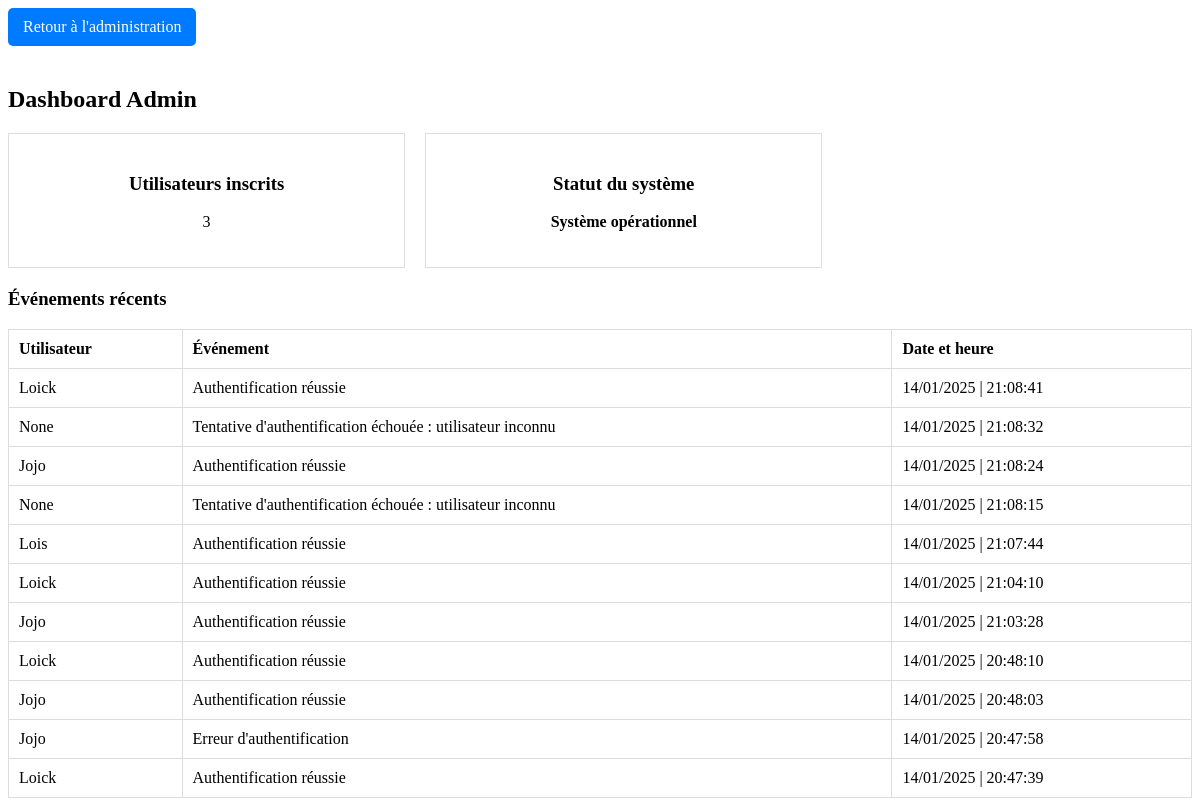
Page /admin/dashboard (signed in) on the earlier database version.
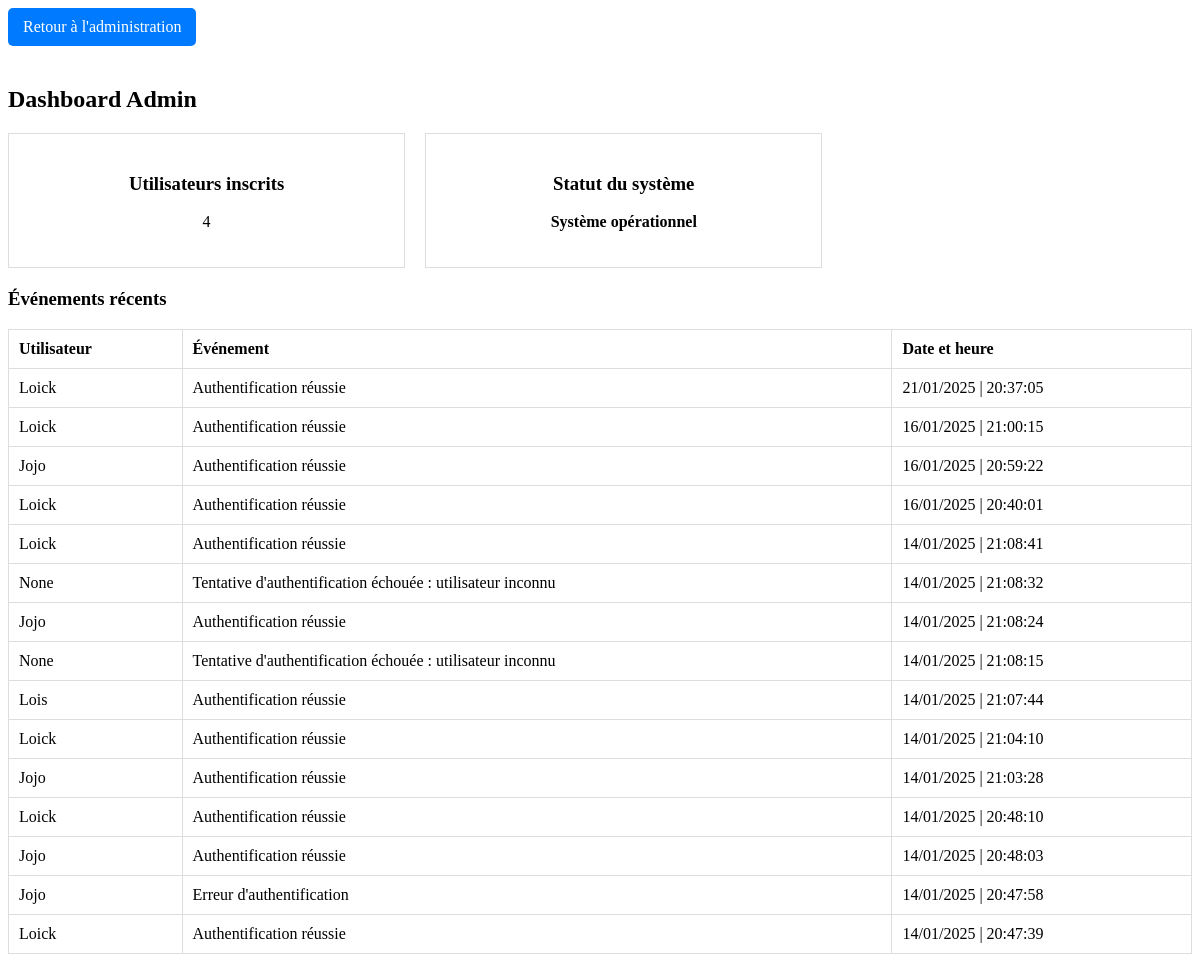
Same page on the later database version.
### tables this page shows
CREATE TABLE events (
        id INTEGER PRIMARY KEY,
        user_id INTEGER,
        event TEXT,
        timestamp TIMESTAMP DEFAULT (DATETIME('now', 'localtime')),
        FOREIGN KEY(user_id) REFERENCES users(id)
    );

CREATE TABLE users (
        id INTEGER PRIMARY KEY, 
        name VARCHAR(255) NOT NULL UNIQUE,
        password VARCHAR(255) NOT NULL,
        role VARCHAR(50) NOT NULL DEFAULT 'user'
    );

### Backend/app.py (the view)
@app.route('/admin/dashboard')
def dashboard():
    if 'role' not in session or session['role'] != 'admin':
        flash("Accès interdit.", 'error')
        return redirect(url_for('login'))
    users_count = get_all_users_count()
    system_status = check_system_status()
    recent_events = get_recent_events()
    return render_template('admin_dashboard.html', users_count=users_count, system_status=system_status, recent_events=recent_events)

### Backend/database.py (called while the page is built)
def get_all_users_count():
    with db.connect() as conn:
        result = conn.execute(text("SELECT COUNT(*) FROM users"))
        return result.scalar()  # Renvoie le nombre d'utilisateurs

def check_system_status():
    try:
        with db.connect() as conn:
            conn.execute(text("SELECT 1"))
        return "Système opérationnel"
    except Exception as e:
        return f"Erreur : {str(e)}"

def get_recent_events():
    with db.connect() as conn:
        result = conn.execute(text("SELECT events.event, strftime('%d/%m/%Y | %H:%M:%S', events.timestamp) AS formatted_timestamp, users.name AS user_name FROM events LEFT JOIN users ON events.user_id = users.id ORDER BY events.timestamp DESC LIMIT 20;")).fetchall()
        return [dict(row) for row in result]

### Frontend/templates/admin_dashboard.html (shortened to what this page needs)
<!DOCTYPE html>
<html lang="fr">
<head>
    <link rel="stylesheet" href="/static/css/styles_dashboard.css">
</head>
<a href="/admin" class="btn-back">Retour à l'administration</a>
<body>
    <h2>Dashboard Admin</h2>
    <div class="dashboard">
        <div class="dashboard-item">
            <h3>Utilisateurs inscrits</h3>
            <p>{{ users_count }}</p>
        </div>
        <div class="dashboard-item">
            <h3>Statut du système</h3>
            <p class="status">{{ system_status }}</p>
        </div>
    </div>
    <div class="recent-events">
        <h3>Événements récents</h3>
        <table>
            <thead>
                <tr>
                    <th>Utilisateur</th>
                    <th>Événement</th>
                    <th>Date et heure</th>
                </tr>
            </thead>
            <tbody>
                {% for event in recent_events %}
                    <tr>
                        <td>{{ event['user_name'] }}</td>
                        <td>{{ event['event'] }}</td>
                        <td>{{ event['formatted_timestamp'] }}</td>
                    </tr>
                {% endfor %}
            </tbody>
        </table>
    </div>
</body>
</html>

### Frontend/static/css/styles_dashboard.css (style rules this page uses)
.dashboard { display: flex; flex-wrap: wrap; gap: 20px; }
.dashboard-item { border: 1px solid #ddd; padding: 20px; width: 30%; text-align: center; }
.status { font-weight: bold; }
.recent-events { width: 100%; margin-top: 20px; }
table { width: 100%; border-collapse: collapse; }
th, td { padding: 10px; border: 1px solid #ddd; text-align: left; }
.btn-back { text-decoration: none; padding: 10px 15px; background-color: #007BFF; color: white; border-radius: 5px; display: inline-block; margin-bottom: 20px; }

Differences in the rows shown:
added events: user_name "Loick", event "Authentification réussie", formatted_timestamp "21/01/2025 | 20:37:05"
added events: user_name "Loick", event "Authentification réussie", formatted_timestamp "16/01/2025 | 21:00:15"
added events: user_name "Jojo", event "Authentification réussie", formatted_timestamp "16/01/2025 | 20:59:22"
added events: user_name "Loick", event "Authentification réussie", formatted_timestamp "16/01/2025 | 20:40:01"
Other differences:
{{ users_count }}: "3" → "4"
